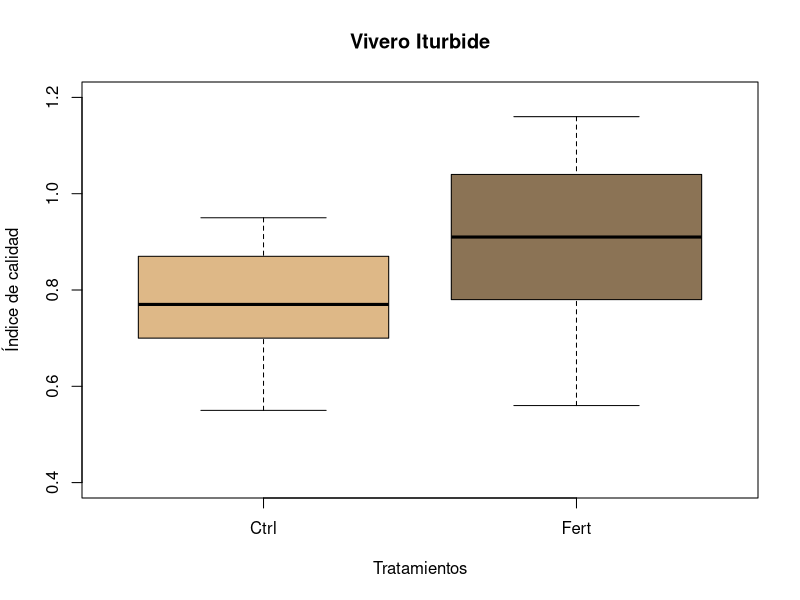
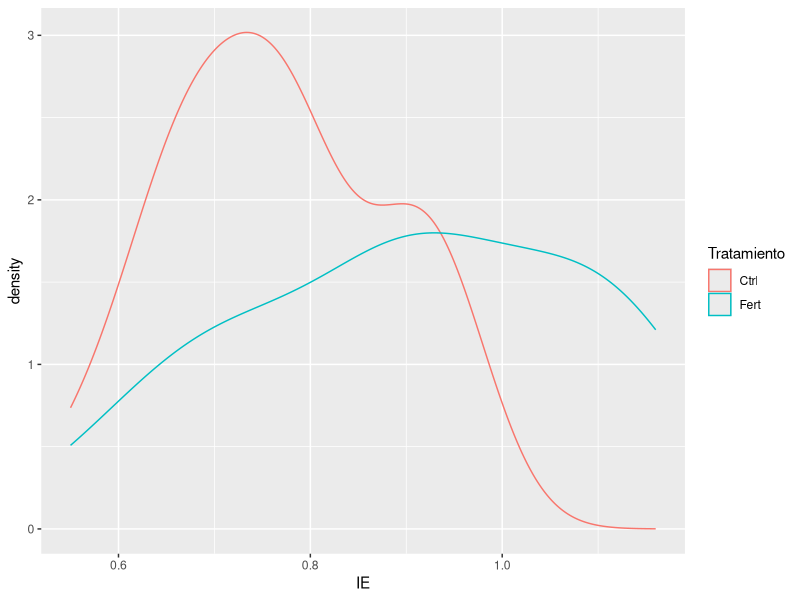
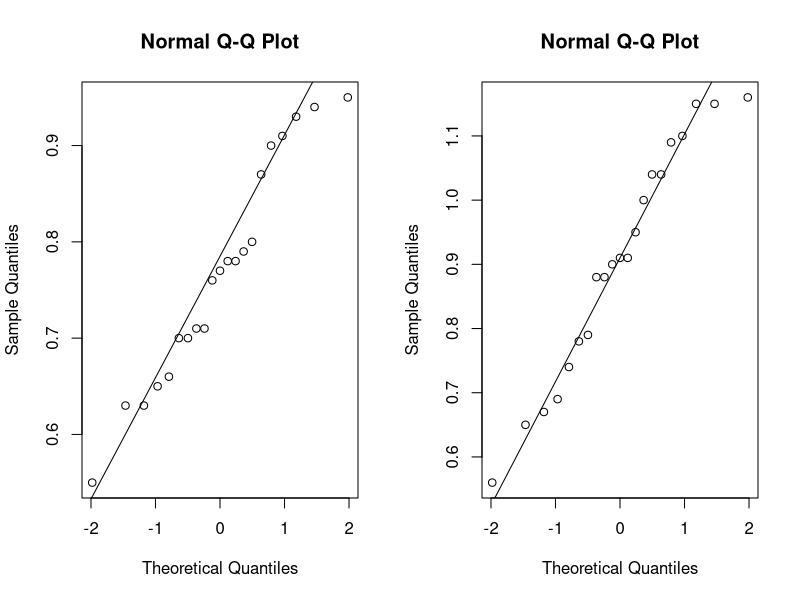

Reproduce these figures in R, in order.
# Pruebas de t
# caso de muestras independientes 
# ESRG 
# 27/08/25

#Importar datos de Índice de calidad 
calidad <- read.csv("CalidadDePlantulas.csv", header = T)

#Función as.factor para que lo tome como un factor, para que lo tome 
# como dos grupos --> Ctrl y Fert
calidad$Tratamiento <- as.factor(calidad$Tratamiento)

colores <- c("burlywood", "burlywood4")
boxplot(calidad$IE ~ calidad$Tratamiento, 
        col= colores,
        xlab= "Tratamientos", 
        ylab= "Índice de calidad",
        ylim= c(0.4,1.2), 
        main="Vivero Iturbide")

#Estadistica descriptiva 

#tapply sirve para obtener un valor cuando tenemos 
# varios grupos 

#Función tapply, mean= promedio
tapply(calidad$IE,calidad$Tratamiento,mean)
#Respuesta: Ctrl 0.7676190 Fert  0.9066667  

#Función tapply, var= varianza
tapply(calidad$IE, calidad$Tratamiento, var)
#Respuesta: Ctrl 0.01329905 Fert 0.03238333 
#Se observa que la varianza del grupo fert es 3 veces más 
#grande que el grupo Control (Ctrl)

#Revisar el comportamiento de los datos 

#Primero se debe correr el paquete que instalamos 
library(ggplot2)
ggplot(calidad, aes(x=IE, color=Tratamiento))+
  geom_density()
# La línea roja son los datos de ctrl, la azul es la de fertilizante
# esto solo nos indica como se comportan los datos

#Función tapply, sd= desviación estándar
tapply(calidad$IE, calidad$Tratamiento, sd)
#Resultado Ctrl 0.1153215 Fert 0.1799537

#Separar los datos por tratamiento usando subset

df_ctlr <- subset(calidad, Tratamiento == "Ctrl")
df_fert <- subset(calidad, Tratamiento == "Fert")

#qqnorm  es un gráfico que nos ayudará 
#a revisar la normalidad de los datos

#Función para que la ventana de gráficas permita que nos 
#aparezca dos gráficos par(mfrow) 
#Una fila con dos columnas (1,2)

par(mfrow=c(1,2))
qqnorm(df_ctlr$IE); qqline(df_ctlr$IE)
qqnorm(df_fert$IE); qqline(df_fert$IE)
par(mfrow=c(1,1)) #para que vuelva a mostrarse un solo gráfico

#Normalidad de los datos (prueba Shapiro)

shapiro.test(df_ctlr$IE)

#Respuesta: data:  df_ctlr$IE
#W = 0.9532, p-value = 0.3908

shapiro.test(df_fert$IE)
#Respuesta: data:  df_Fert$IE
#W = 0.95339, p-value = 0.3941

#Los datos si tienen normalidad, ya que el p-value es 
#mayor a 0.05 

#Revisar homogeneidad de varianzas (criterio)
var.test(calidad$IE ~ calidad$Tratamiento)
#Respuesta: p-value = 0.05304
#Aunque es un resultado un tanto mayor, sigue contando con normalidad 

#Ahora ya contamos con los tres criterios para realizar una prueba de t student 
# Criterios: 
# 1- Distribución normal de los datos 
# 2- Homogeneidad de varianzas 
# 3- Más de 30 datos 

#Aplicar la prueba de t, varianzas iguales 
# dos colas = two sided 

t.test(calidad$IE ~ calidad$Tratamiento, 
       var.equal=T,
       alternative="two.sided")
#Respuesta: mean in group Ctrl mean in group Fert 
#              0.7676190          0.9066667       
# alternative hypothesis: true difference in means
# between group Ctrl and group Fert is not equal to 0
# Se acepta la hipotesis alternativa y se rechaza la hipotesis nula 
# pues mis varianzas son diferentes a 0





#Intervalo de confianza 
#-0.23331192 -0.04478332

#Resultado de la diferencia de las medias
# 0.7676190 - 0.9066667
#[1] -0.1390477

#La diferencia esta fuera del intervalo de confianza, lo que solo 
# nos confirma más que es una hipótesis alternativa 
#Si no entra en el intervalo de confianza es H1 (alternativa)
#Si esta dentro del intervalo es H0 (nula)

#Determinar ahora si el efecto del fertilizante fue alto, medio o bajo 
# Se determina con el Tamaño de efecto (Cohen´s)

cohens_efecto <- function(x,y) {
  n1 <- length(x); n2 <- length(y)
  s1 <- sd(x); s2 <- sd(y)
  sp <- sqrt(((n1-1)* s1^2 + (n2-1)* s2^2)/(n1+n2 - 2))
  (mean(x)- mean(y))/sp
}

d_cal <- cohens_efecto(df_ctlr$IE, df_fert$IE)

cohens_efecto(df_ctlr$IE, df_fert$IE)

#Respuesta = -0.9200347 
#El tamaño del efecto es grande por lo que se puede concluir que 
#el efecto del fertilizante tiene un gran impacto en las plantulas 